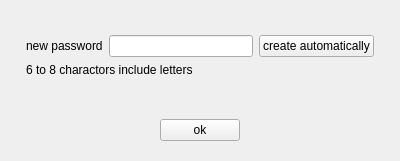
<?xml version="1.0" encoding="UTF-8"?>
<ui version="4.0">
 <class>InputPwdView</class>
 <widget class="QWidget" name="InputPwdView">
  <property name="geometry">
   <rect>
    <x>0</x>
    <y>0</y>
    <width>400</width>
    <height>161</height>
   </rect>
  </property>
  <property name="windowTitle">
   <string>InputPwdView</string>
  </property>
  <layout class="QVBoxLayout" name="verticalLayout_2">
   <property name="topMargin">
    <number>20</number>
   </property>
   <property name="bottomMargin">
    <number>20</number>
   </property>
   <item>
    <layout class="QFormLayout" name="formLayout">
     <property name="leftMargin">
      <number>15</number>
     </property>
     <property name="topMargin">
      <number>15</number>
     </property>
     <property name="rightMargin">
      <number>15</number>
     </property>
     <property name="bottomMargin">
      <number>15</number>
     </property>
     <item row="0" column="0">
      <widget class="QLabel" name="label_pwd">
       <property name="text">
        <string>new password</string>
       </property>
      </widget>
     </item>
     <item row="0" column="1">
      <layout class="QHBoxLayout" name="horizontalLayout">
       <item>
        <widget class="QLineEdit" name="lineEdit_password"/>
       </item>
       <item>
        <widget class="QPushButton" name="btn_autoCreate">
         <property name="text">
          <string>create automatically</string>
         </property>
        </widget>
       </item>
      </layout>
     </item>
     <item row="1" column="0" colspan="2">
      <widget class="QLabel" name="label_tips">
       <property name="text">
        <string>6 to 8 charactors include letters</string>
       </property>
      </widget>
     </item>
    </layout>
   </item>
   <item alignment="Qt::AlignHCenter">
    <widget class="QPushButton" name="btn_ok">
     <property name="minimumSize">
      <size>
       <width>60</width>
       <height>0</height>
      </size>
     </property>
     <property name="text">
      <string>ok</string>
     </property>
    </widget>
   </item>
  </layout>
 </widget>
 <layoutdefault spacing="6" margin="11"/>
 <customwidgets>
  <customwidget>
   <class>BaseWidget</class>
   <extends>QWidget</extends>
   <header>basewidget.h</header>
   <container>1</container>
  </customwidget>
 </customwidgets>
 <resources/>
 <connections/>
</ui>
